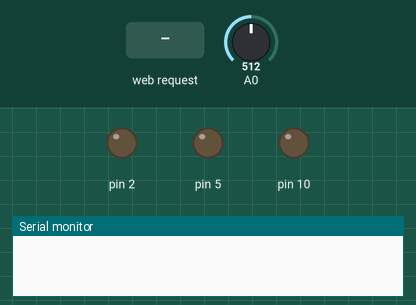
A sketch run on a simulated Arduino Uno, built with avr-gcc and run on an emulated ATmega328P. Parts: output pins drawn as LEDs (lit = HIGH), the last lines printed to the serial monitor. Inputs (shaded band) come from the test bench; at power-on: A0 = 512. WiFi joins after 1.5 s; servers stay silent unless stated.

Above: at 1.2 s.
1.3 s: HTTP request GET /?motor=0 received
At 3.5 s:
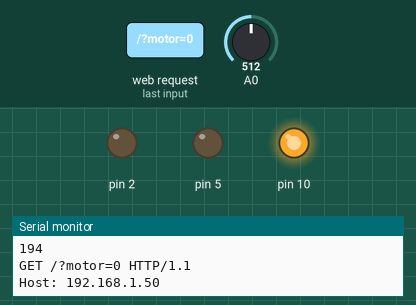
3.8 s: HTTP request GET /?motor=2 received
At 5.5 s:
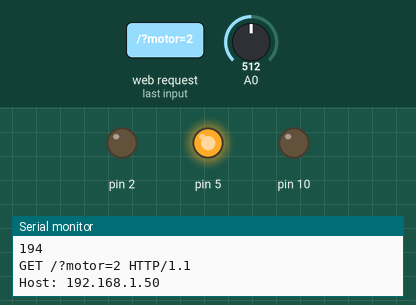
Timing chart, 0 to 7.0 s (numbered marks = the images above; inputs shaded):
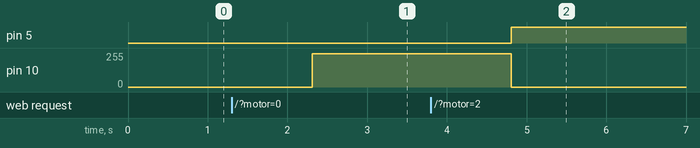

The sketch:

webtabanl_kontrol.ino
```cpp
int pot;
#include <SPI.h>
#include <Ethernet.h>
byte mac[] = { 0xDE, 0xAD, 0xBE, 0xEF, 0xFE, 0xED };
IPAddress ip(10, 0, 0, 20);
EthernetServer server(80);
String HTTP_req;
boolean LED_status = 0;
void setup()
{
    Ethernet.begin(mac, ip);
    server.begin();
    Serial.begin(9600);
    pinMode(2, OUTPUT);
}

void loop()
{
    EthernetClient client = server.available();
    if (client) {
        boolean currentLineIsBlank = true;
        while (client.connected()) {
            if (client.available()) {
                char c = client.read();
                HTTP_req += c;
                if (c == '\n' && currentLineIsBlank) {
                    client.println("HTTP/1.1 200 OK");
                    client.println("Content-Type: text/html");
                    client.println("Connection: close");
                    client.println();
                    client.println("<!DOCTYPE html>");
                    client.println("<html>");
                    client.println("<head>");
                    client.println("<title>Bozuculu Sıvı Seviye</title>");
                    client.println("</head>");
                    client.println("<body>");
                    client.println("<h1>LED</h1>");
                    client.println("<p>Click to switch LED on and off.</p>");
                    client.println("<form method=\"get\">");
                    ProcessCheckbox(client);
                    client.println("</form>");
                    client.println("</body>");
                    client.println("</html>");
                    Serial.print(HTTP_req);
                    HTTP_req = "";
                    break;
                }
                if (c == '\n') {
                    currentLineIsBlank = true;
                }
                else if (c != '\r') {
                    currentLineIsBlank = false;
                }
            }
        }
        delay(1);
        client.stop();
    }
}

void ProcessCheckbox(EthernetClient cl)
{
  digitalWrite(7,HIGH);
  digitalWrite(9,HIGH);
  pot=analogRead(A0);
  pot=map(pot,285,306,0,18);
  Serial.println(pot);
  delay(1000);
  cl.println("<input type=\"button\" name=\"motor\" value=\"0\" onclick=\"submit();\"");
  cl.println("<input type=\"button\" name=\"motor\" value=\"1\" onclick=\"submit();\"");
  cl.println("<input type=\"button\" name=\"motor\" value=\"2\" onclick=\"submit();\"");
    if (HTTP_req.indexOf("motor=0") > -1) {
        if(pot<7)
          {
            analogWrite(10,0);
            analogWrite(5,250);
          }
        else if(pot>7)
          {
            analogWrite(5,0);
            analogWrite(10,250);
          }
        else if(pot==7)
          {
            analogWrite(5,0);
            analogWrite(10,0);
          }
    }
    if (HTTP_req.indexOf("motor=1") > -1) {
        analogWrite(5,0);
        analogWrite(10,255);
    }
    if (HTTP_req.indexOf("motor=2") > -1) {
      analogWrite(5,255);
        analogWrite(10,0);
    }
}
```

Measured:
- after the input at 1.3 s, pin 10: 0/255 → 250/255 after 1.0 s
- after the input at 3.8 s, pin 5: LOW → HIGH after 1.0 s; pin 10: 250/255 → 0/255 after 1.0 s
